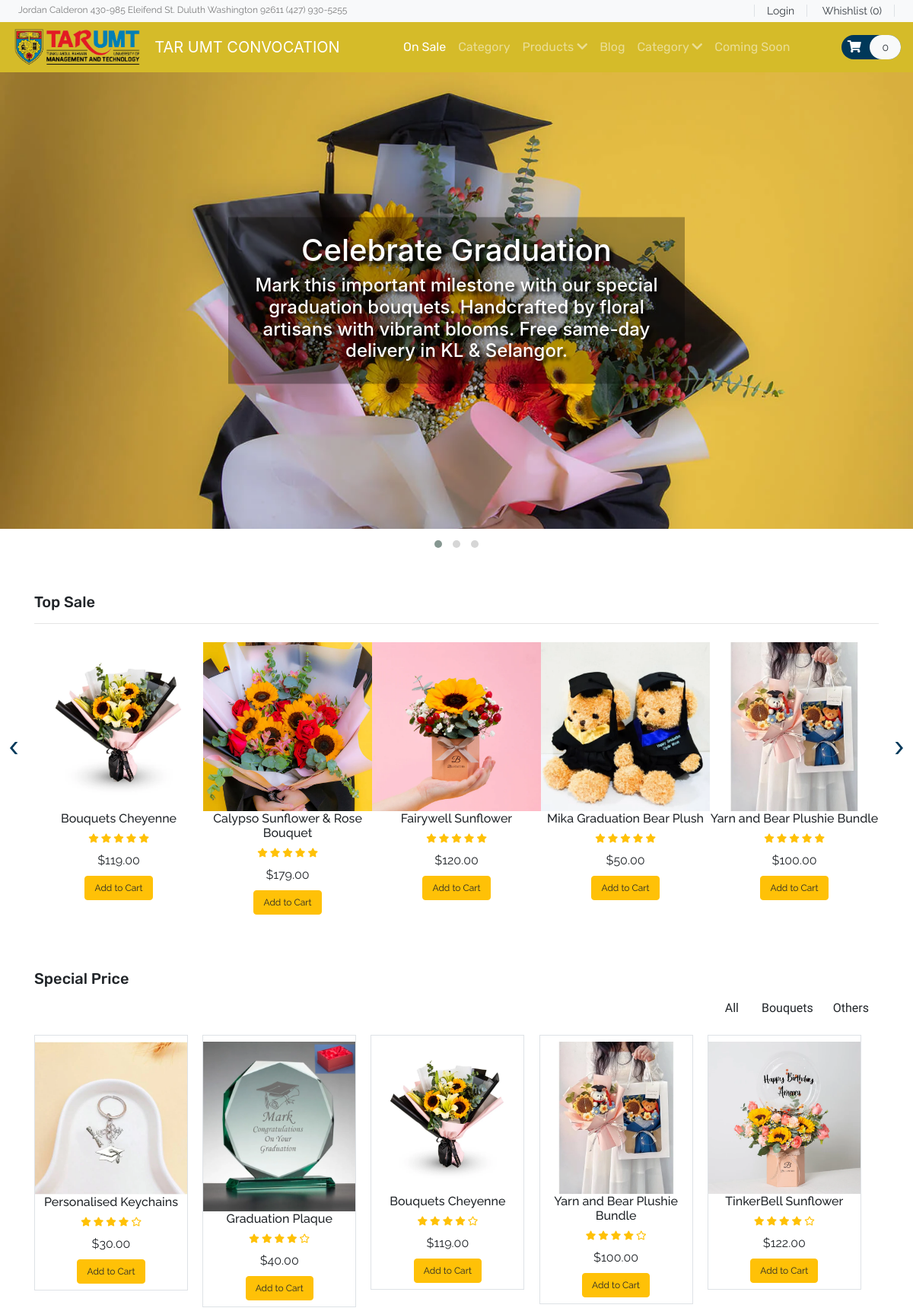
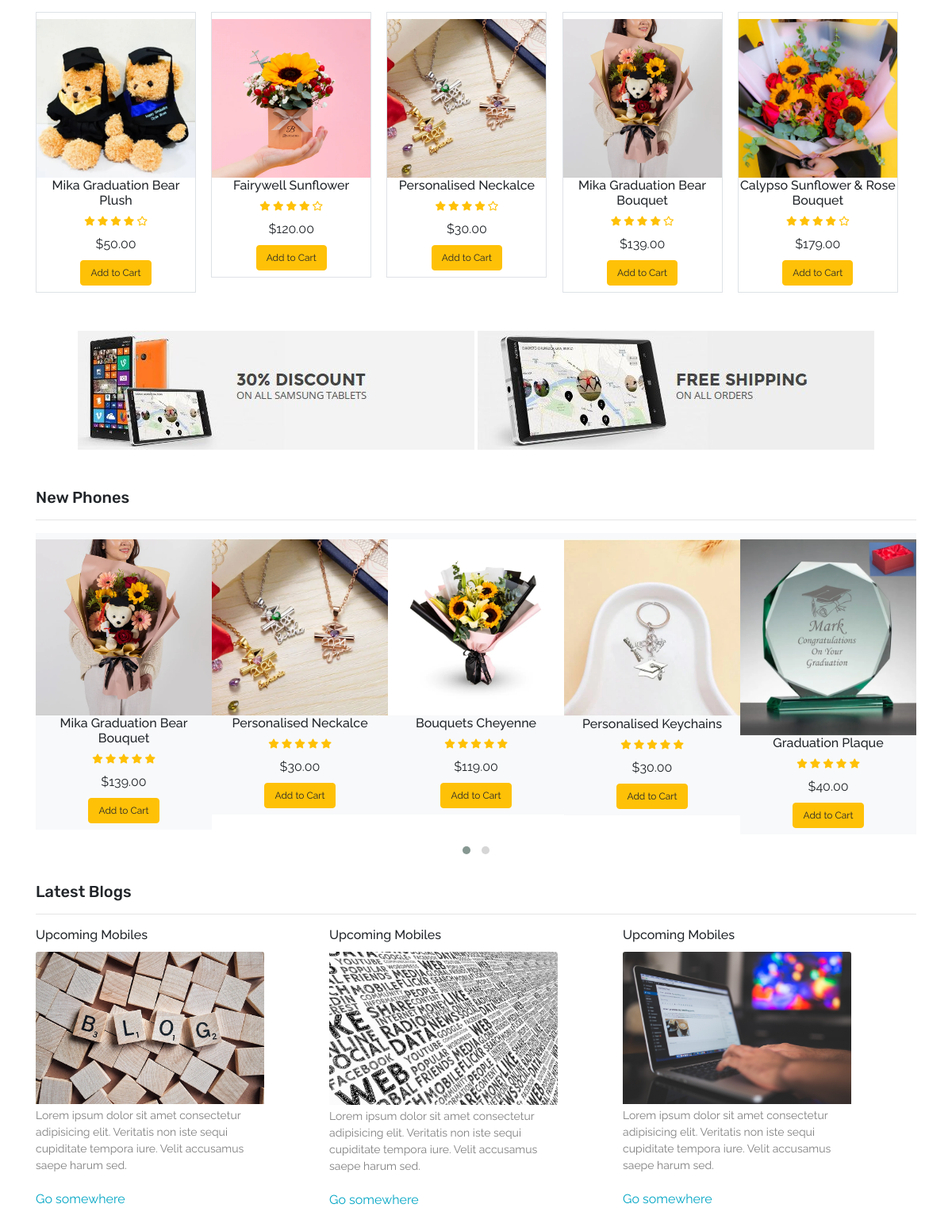
The page / (upper part) on the database its author committed (2 pictures, top to bottom).
### tables this page shows
CREATE TABLE `product` (
  `item_id` int(11) NOT NULL,
  `item_brand` varchar(200) NOT NULL,
  `item_name` varchar(255) NOT NULL,
  `item_price` double(10,2) NOT NULL,
  `item_image` varchar(255) NOT NULL,
  `item_register` datetime DEFAULT NULL
);

### index.php (called while the page is built, shortened)
<?php
    include ('header.php');
?>
<?php
        include ('Template/_banner-area.php');
        include ('Template/_top-sale.php');
         include ('Template/_special-price.php');
        include ('Template/_banner-ads.php');
        include ('Template/_new-phones.php');
         include ('Template/_blogs.php');
?>
<?php
include ('footer.php');
?>

### database/DBController.php (called while the page is built, shortened)
<?php
class DBController
{
    protected $host = 'localhost';
    protected $user = 'root';
    protected $password = "";
    protected $database = "tarumtcloud_db";
    public function __construct()
    {
        $this->con = mysqli_connect($this->host, $this->user, $this->password, $this->database);
    }
}

### functions.php (called while the page is built, shortened)
<?php
require ('database/DBController.php');
require ('database/Product.php');
$db = new DBController();
$product = new Product($db);
$product_shuffle = $product->getData();
$Cart = new Cart($db );

### database/Product.php (called while the page is built, shortened)
<?php
require_once ('database/DBController.php');
class Product
{
    public $db = null;
    public function __construct(DBController $db)
    {
        $this->db = $db;
    }
    public function getData($table = 'product'){
        $result = $this->db->con->query("SELECT * FROM {$table}");
        $resultArray = array();
        while ($item = mysqli_fetch_array($result, MYSQLI_ASSOC)){
            $resultArray[] = $item;
        }
         return $resultArray;
    }
}

### Template/_special-price.php (the view, shortened to what this page needs)
<?php
    $brand = array_map(function ($pro){ return $pro['item_brand']; }, $product_shuffle);
    $unique = array_unique($brand);
    sort($unique);
    shuffle($product_shuffle);
$in_cart = $Cart->getCartId($product->getData('cart'));
?>
<section id="special-price">
    <div class="container">
        <h4 class="font-rubik font-size-20">Special Price</h4>
        <div id="filters" class="button-group text-right font-baloo font-size-16">
            <button class="btn is-checked" data-filter="*">All</button>
            <?php
                array_map(function ($brand){
                    printf('<button class="btn" data-filter=".%s">%s</button>', $brand, $brand);
                }, $unique);
            ?>
        </div>
        <div class="grid">
            <?php array_map(function ($item) use($in_cart){ ?>
            <div class="grid-item border <?php echo $item['item_brand'] ?? "Brand" ; ?>">
                <div class="item py-2" style="width: 200px;">
                    <div class="product font-rale">
                        <a href="<?php printf('%s?item_id=%s', 'product.php',  $item['item_id']); ?>"><img src="<?php echo $item['item_image'] ?? "./assets/products/13.png"; ?>" alt="product1" class="img-fluid"></a>
                        <div class="text-center">
                            <h6><?php echo $item['item_name'] ?? "Unknown"; ?></h6>
                            <div class="rating text-warning font-size-12">
                                <span><i class="fas fa-star"></i></span>
                                <span><i class="fas fa-star"></i></span>
                                <span><i class="fas fa-star"></i></span>
                                <span><i class="fas fa-star"></i></span>
                                <span><i class="far fa-star"></i></span>
                            </div>
                            <div class="price py-2">
                                <span>$<?php echo $item['item_price'] ?? 0 ?></span>
                            </div>
                            <form method="post">
                                <?php
                                if (in_array($item['item_id'], $in_cart ?? [])){
                                    echo '<button type="submit" disabled class="btn btn-success font-size-12">In the Cart</button>';
                                }else{
                                    echo '<button type="submit" name="top_sale_submit" class="btn btn-warning font-size-12">Add to Cart</button>';
                                }
                                ?>
                            </form>
                        </div>
                    </div>
                </div>
            </div>
            <?php }, $product_shuffle) ?>
        </div>
    </div>
</section>

### Template/_top-sale.php (shortened to what this page needs)
<?php
    shuffle($product_shuffle);
?>
<section id="top-sale">
    <div class="container py-5">
        <h4 class="font-rubik font-size-20">Top Sale</h4>
        <hr>
        <div class="owl-carousel owl-theme">
            <?php foreach ($product_shuffle as $item) { ?>
            <div class="item py-2">
                <div class="product font-rale">
                    <a href="<?php printf('%s?item_id=%s', 'product.php',  $item['item_id']); ?>"><img src="<?php echo $item['item_image'] ?? "./assets/products/1.png"; ?>" alt="product1" class="img-fluid"></a>
                    <div class="text-center">
                        <h6><?php echo  $item['item_name'] ?? "Unknown";  ?></h6>
                        <div class="rating text-warning font-size-12">
                            <span><i class="fas fa-star"></i></span>
                            <span><i class="fas fa-star"></i></span>
                            <span><i class="fas fa-star"></i></span>
                            <span><i class="fas fa-star"></i></span>
                            <span><i class="fas fa-star"></i></span>
                        </div>
                        <div class="price py-2">
                            <span>$<?php echo $item['item_price'] ?? '0' ; ?></span>
                        </div>
                        <form method="post">
                            <?php
                            if (in_array($item['item_id'], $Cart->getCartId($product->getData('cart')) ?? [])){
                                echo '<button type="submit" disabled class="btn btn-success font-size-12">In the Cart</button>';
                            }else{
                                echo '<button type="submit" name="top_sale_submit" class="btn btn-warning font-size-12">Add to Cart</button>';
                            }
                            ?>
                        </form>
                    </div>
                </div>
            </div>
            <?php }  ?>
        </div>
    </div>
</section>

### Template/_new-phones.php (shortened to what this page needs)
<?php
shuffle($product_shuffle);
?>
<section id="new-phones">
    <div class="container">
        <h4 class="font-rubik font-size-20">New Phones</h4>
        <hr>
        <div class="owl-carousel owl-theme">
            <?php foreach ($product_shuffle as $item) { ?>
                <div class="item py-2 bg-light">
                    <div class="product font-rale">
                        <a href="<?php printf('%s?item_id=%s', 'product.php',  $item['item_id']); ?>"><img src="<?php echo $item['item_image'] ?? "./assets/products/1.png"; ?>" alt="product1" class="img-fluid"></a>
                        <div class="text-center">
                            <h6><?php echo  $item['item_name'] ?? "Unknown";  ?></h6>
                            <div class="rating text-warning font-size-12">
                                <span><i class="fas fa-star"></i></span>
                                <span><i class="fas fa-star"></i></span>
                                <span><i class="fas fa-star"></i></span>
                                <span><i class="fas fa-star"></i></span>
                                <span><i class="fas fa-star"></i></span>
                            </div>
                            <div class="price py-2">
                                <span>$<?php echo $item['item_price'] ?? '0' ; ?></span>
                            </div>
                            <form method="post">
                                <?php
                                if (in_array($item['item_id'], $Cart->getCartId($product->getData('cart')) ?? [])){
                                    echo '<button type="submit" disabled class="btn btn-success font-size-12">In the Cart</button>';
                                }else{
                                    echo '<button type="submit" name="top_sale_submit" class="btn btn-warning font-size-12">Add to Cart</button>';
                                }
                                ?>
                            </form>
                        </div>
                    </div>
                </div>
            <?php }  ?>
        </div>
    </div>
</section>

### style.css (style rules this page uses)
button, button:focus { outline: none !important; box-shadow: none !important; }
.font-baloo { font-family: "Baloo Thambi 2", cursive; }
.font-rale { font-family: "Raleway", cursive; }
.font-rubik { font-family: "Rubik", cursive; }
.font-size-12 { font-size: 12px; }
.font-size-16 { font-size: 16px; }
.font-size-20 { font-size: 20px; }
#top-sale .owl-carousel .item .product a { overflow: hidden; }
#top-sale .owl-carousel .item .product img { transition: transform 0.5s ease; }
#special-price .grid .grid-item { margin-right: 1.2rem; margin-top: 1rem; }

### rows shown on the page
product: item_image (picture), item_name "Bouquets Cheyenne", item_price "119.00"
product: item_image (picture), item_name "Calypso Sunflower & Rose Bouquet", item_price "179.00"
product: item_image (picture), item_name "Fairywell Sunflower", item_price "120.00"
product: item_image (picture), item_name "Mika Graduation Bear Plush", item_price "50.00"
product: item_image (picture), item_name "Yarn and Bear Plushie Bundle", item_price "100.00"
product: item_brand "Others", item_image (picture), item_name "Personalised Keychains", item_price "30.00"
product: item_image (picture), item_name "Graduation Plaque", item_price "40.00"
product: item_image (picture), item_name "TinkerBell Sunflower", item_price "122.00"
product: item_image (picture), item_name "Personalised Neckalce", item_price "30.00"
product: item_image (picture), item_name "Mika Graduation Bear Bouquet", item_price "139.00"

### other values the page prints
count($product->getData('cart')) "0"
$brand "Bouquets"
